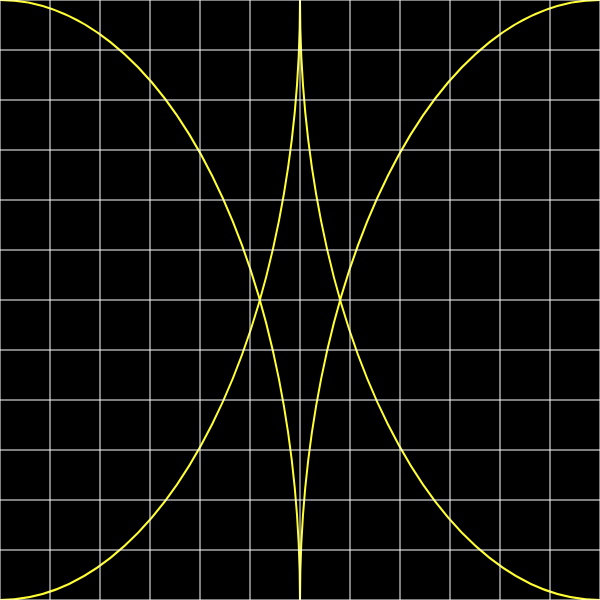
Frame 1 (no input)
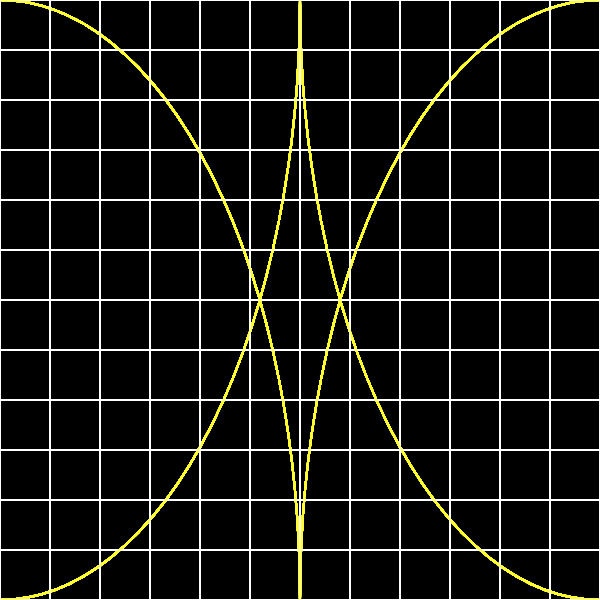
Frame 60 (no input)
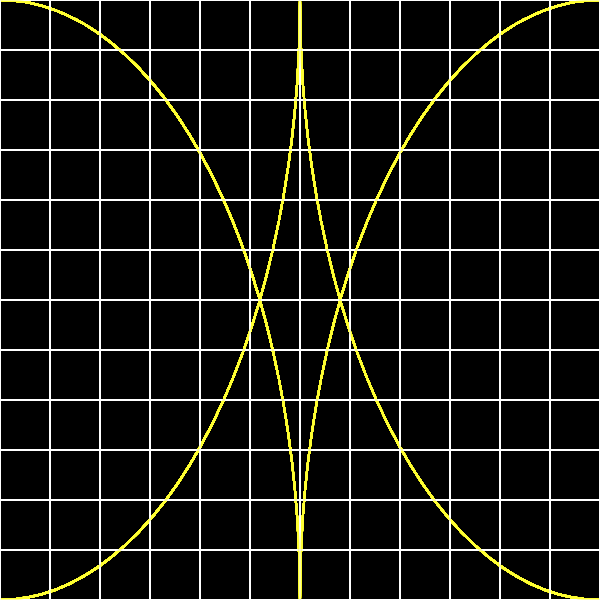
Frame 120 (the mouse pressed at the canvas centre since frame 60)

The p5.js sketch that drew these frames (run headless with seeded random() and noise() and a simulated clock; from frame 60 on, the mouse is pressed at the canvas centre):

// p5.js sketch
// ── sketch.js
//define canvas variable for repositioning
var cnv;
//define canvas width and height
var cnvw = 601;
var cnvh = 601;

function setup() {
  cnv = createCanvas(cnvw,cnvh);
  centerCanvas();
  noFill();
  background(0);
}

function draw() {
  stroke("#FFFF33");
  strokeWeight(2);
  //draw the arcs
  arc(0, 0, 600, 1200, 0, PI/2);
  arc(0, 600, 600, 1200, -PI/2, 0);
  arc(600, 0, 600, 1200, -3*PI/2, -PI/2);
  arc(600,600, 600, 1200, -3*PI/2, -PI/2);
  
  stroke(255);
  strokeWeight(1);
  //draw the grid
  for(var i = 0; i <= cnvh; i += 50){
    line(0, i, 600, i);
    line(i, 0, i, 600);
  }
}

//center canvas method
// source: https://github.com/processing/p5.js/wiki/Positioning-your-canvas
function centerCanvas() {
  var x = (windowWidth - width) / 2;
  var y = (windowHeight - height) / 2;
  cnv.position(x, y);
}
function windowResized() {
  centerCanvas();
}
